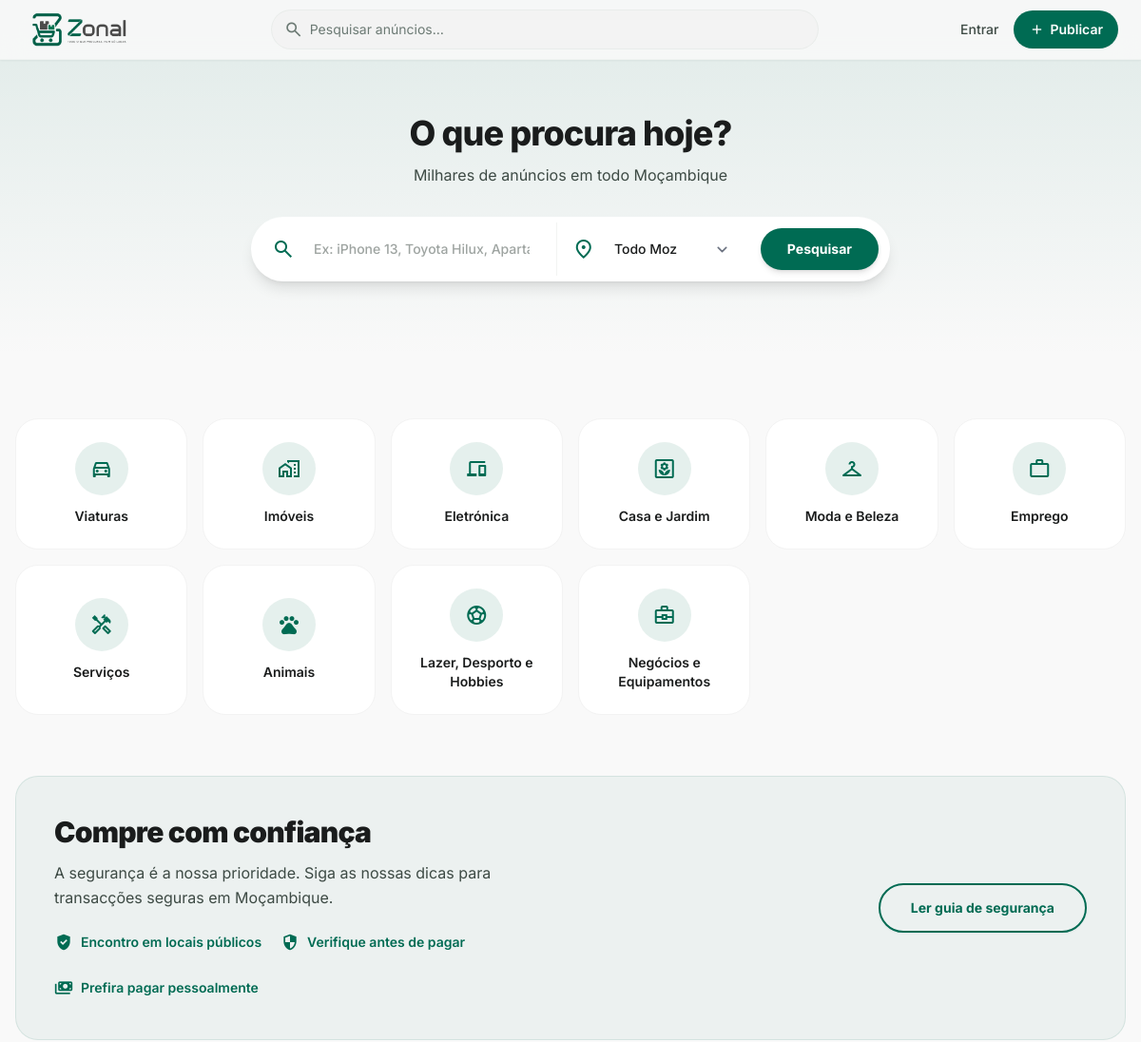
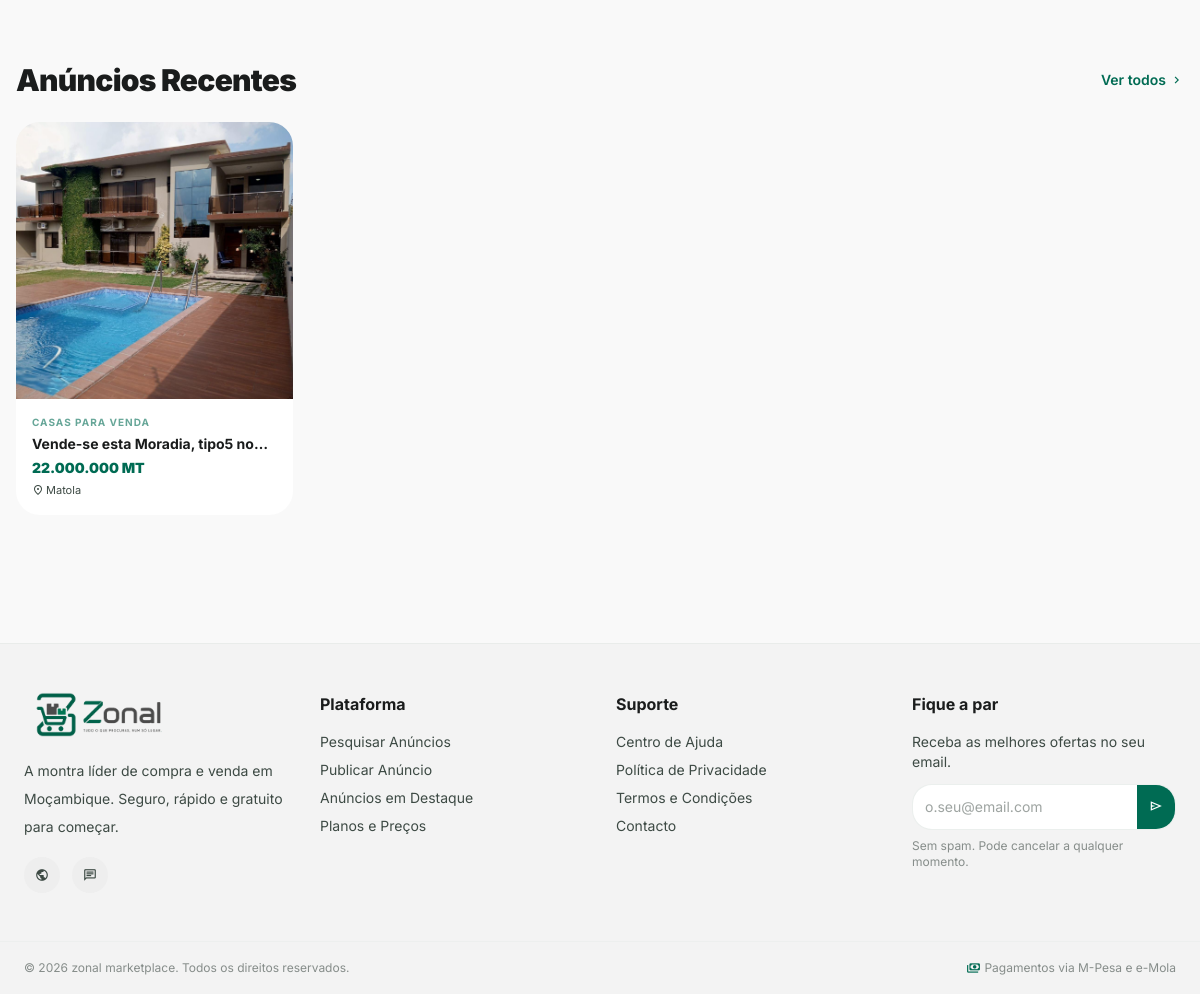
The page / on the database its author committed (2 pictures, top to bottom).
### apps/categorias/models.py (models this page shows, shortened)
class Categoria(models.Model):
    pai = models.ForeignKey(
        'self', on_delete=models.CASCADE,
        null=True, blank=True, related_name='subcategorias'
    )
    nome = models.CharField(max_length=100)
    slug = models.SlugField(max_length=100, unique=True)
    icone_url = models.CharField(max_length=255, blank=True)
    ordem = models.PositiveIntegerField(default=0)
    activa = models.BooleanField(default=True)
    nivel = models.PositiveIntegerField(default=0)
    class Meta:
        verbose_name = 'Categoria'
        verbose_name_plural = 'Categorias'
        ordering = ['ordem', 'nome']

### apps/anuncios/models.py (models this page shows, shortened)
class Anuncio(models.Model):
    ESTADO_CHOICES = [
        ('rascunho', 'Rascunho'),
        ('pendente_pagamento', 'Pendente de Pagamento'),
        ('activo', 'Activo'),
        ('pausado', 'Pausado'),
        ('vendido', 'Vendido'),
        ('expirado', 'Expirado'),
        ('eliminado', 'Eliminado'),
        ('rejeitado', 'Rejeitado'),
    ]
    utilizador = models.ForeignKey(User, on_delete=models.CASCADE, related_name='anuncios')
    categoria = models.ForeignKey(Categoria, on_delete=models.PROTECT, related_name='anuncios')
    subscricao = models.ForeignKey(
        SubscricaoUtilizador, on_delete=models.SET_NULL,
        null=True, blank=True, related_name='anuncios_publicados',
    )
    titulo = models.CharField(max_length=100)
    descricao = models.TextField(max_length=2000)
    preco = models.DecimalField(max_digits=12, decimal_places=2, null=True, blank=True)
    preco_negociavel = models.BooleanField(default=False)
    provincia = models.CharField(max_length=50)
    cidade = models.CharField(max_length=50)
    bairro = models.CharField(max_length=100, blank=True)
    estado = models.CharField(max_length=30, choices=ESTADO_CHOICES, default='pendente_pagamento')
    motivo_rejeicao = models.TextField(blank=True)
    visualizacoes = models.PositiveIntegerField(default=0)
    contactos_recebidos = models.PositiveIntegerField(default=0)
    auto_renovar = models.BooleanField(default=False)
    criado_em = models.DateTimeField(auto_now_add=True)
    actualizado_em = models.DateTimeField(auto_now=True)
    expira_em = models.DateTimeField(null=True, blank=True)
    publicado_em = models.DateTimeField(null=True, blank=True)
    class Meta:
        verbose_name = 'Anúncio'
        verbose_name_plural = 'Anúncios'
        ordering = ['-publicado_em']
    @property
    def destacado(self):
        return self.destaques.filter(activo=True, fim_em__gt=timezone.now()).exists()

### apps/anuncios/views.py (the view)
# urls.py: path('', views.home_view, name='home'),
def home_view(request):
    from apps.pagamentos.models import DestaqueAnuncio
    from apps.categorias.models import Categoria
    categorias = Categoria.objects.filter(activa=True, pai__isnull=True).order_by('ordem')
    destacados_ids = DestaqueAnuncio.objects.filter(
        activo=True,
        fim_em__gt=timezone.now(),  # FIX: excluir destaques expirados mas ainda marcados activo
    ).values_list('anuncio_id', flat=True)[:8]
    anuncios_destacados = [
        _anuncio_para_dict(a, request)
        for a in Anuncio.objects.filter(
            id__in=destacados_ids, estado='activo'
        ).select_related('categoria').prefetch_related('imagens')
    ]
    anuncios_recentes = [
        _anuncio_para_dict(a, request)
        for a in Anuncio.objects.filter(
            estado='activo'
        ).select_related('categoria').prefetch_related('imagens').order_by('-publicado_em')[:8]
    ]
    return render(request, 'anuncios/index.html', {
        'categorias': categorias,
        'anuncios_destacados': anuncios_destacados,
        'anuncios_recentes': anuncios_recentes,
    })

### apps/anuncios/views.py (called while the page is built)
def _anuncio_para_dict(anuncio, request):
    imgs = list(anuncio.imagens.all())
    img = next(
        (i for i in imgs if i.principal),
        imgs[0] if imgs else None
    )
    return {
        'id': anuncio.id,
        'titulo': anuncio.titulo,
        'preco': anuncio.preco,
        'estado': anuncio.estado,
        'get_estado_display': anuncio.get_estado_display(),
        'categoria_nome': anuncio.categoria.nome,
        'visualizacoes': anuncio.visualizacoes,
        'publicado_em': anuncio.publicado_em,
        'provincia': anuncio.provincia,
        'cidade': anuncio.cidade,
        'imagem_principal': request.build_absolute_uri(img.imagem.url) if img else None,
        'destacado': anuncio.destacado,
    }

### templates/anuncios/index.html (shortened to what this page needs)
{% extends "base.html" %}
{% load humanize static %}
{% block content %}
<main class="pt-19 pb-32">
    <section class="px-4 py-14 md:py-20 bg-gradient-to-b from-primary/10 to-transparent">
        <div class="max-w-2xl mx-auto text-center">
            <h1 class="font-headline text-3xl md:text-4xl font-extrabold tracking-tight mt-10 mb-3 text-on-surface">
                O que procura hoje?
            </h1>
            <p class="text-on-surface-variant mb-8 text-base">
                Milhares de anúncios em todo Moçambique
            </p>
            <form method="GET" action="{% url 'anuncio-pesquisa' %}"
                  class="bg-surface-container-lowest rounded-2xl md:rounded-full shadow-lg
                         flex flex-col md:flex-row items-stretch md:items-center gap-0 p-1.5
                         focus-within:ring-2 ring-primary/30 transition-all">
                <div class="flex items-center px-4 gap-2 flex-1
                            border-b md:border-b-0 md:border-r border-outline-variant/20 py-2.5">
                    <span class="material-symbols-outlined text-primary">search</span>
                    <input class="w-full bg-transparent border-none focus:ring-0 text-on-surface text-sm font-medium
                                  placeholder:text-on-surface-variant/50"
                           placeholder="Ex: iPhone 13, Toyota Hilux, Apartamento T3..."
                           type="text" name="search"/>
                </div>
                <div class="flex items-center px-4 gap-2 md:w-52 py-2.5">
                    <span class="material-symbols-outlined text-primary">location_on</span>
                    <select class="w-full bg-transparent border-none focus:ring-0 text-on-surface text-sm font-medium
                                   appearance-none cursor-pointer" name="provincia">
                        <option value="">Todo Moz</option>
                    </select>
                </div>
                <button class="mx-1.5 my-0.5 bg-primary text-on-primary px-7 py-3 rounded-full
                               font-bold text-sm hover:bg-primary/90 transition-all shadow-md
                               whitespace-nowrap">
                    Pesquisar
                </button>
            </form>
        </div>
    </section>
    <section class="px-4 my-16 max-w-7xl mx-auto">
        <div class="grid grid-cols-3 sm:grid-cols-4 md:grid-cols-6 gap-3 md:gap-4">
            {% for categoria in categorias %}
            <a href="{% url 'anuncio-pesquisa' %}?categoria={{ categoria.slug }}"
               data-pai-slug="{{ cat.slug }}"
               class="group bg-surface-container-lowest p-4 md:p-6 rounded-2xl flex flex-col items-center
                      justify-center text-center gap-3 hover:bg-primary/5 hover:shadow-md transition-all
                      border border-surface-container-low">
                <div class="w-12 h-12 md:w-14 md:h-14 bg-primary/10 rounded-full flex items-center
                            justify-center group-hover:scale-110 group-hover:bg-primary/20 transition-all">
                    <span class="material-symbols-outlined text-2xl text-primary">{{ categoria.icone_url|default:"category" }}</span>
                </div>
                <span class="font-semibold text-xs md:text-sm text-on-surface leading-tight">{{ categoria.nome }}</span>
            </a>
            {% endfor %}
        </div>
    </section>
    <section class="px-4 mb-16 max-w-7xl mx-auto">
        <div class="bg-primary/5 rounded-2xl p-8 md:p-10 flex flex-col md:flex-row
                    items-center justify-between gap-8 border border-primary/10">
            <div class="max-w-lg">
                <h2 class="text-2xl md:text-3xl font-black tracking-tight mb-3">Compre com confiança</h2>
                <p class="text-on-surface-variant leading-relaxed mb-5">
                    A segurança é a nossa prioridade. Siga as nossas dicas para transacções seguras em Moçambique.
                </p>
                <div class="flex flex-wrap gap-5">
                    <div class="flex items-center gap-2 text-sm font-semibold text-primary">
                        <span class="material-symbols-outlined text-xl icon-filled">verified_user</span>
                        Encontro em locais públicos
                    </div>
                    <div class="flex items-center gap-2 text-sm font-semibold text-primary">
                        <span class="material-symbols-outlined text-xl icon-filled">security</span>
                        Verifique antes de pagar
                    </div>
                    <div class="flex items-center gap-2 text-sm font-semibold text-primary">
                        <span class="material-symbols-outlined text-xl icon-filled">payments</span>
                        Prefira pagar pessoalmente
                    </div>
                </div>
            </div>
            <a href="{% url 'instrucoes' %}"
               class="flex-shrink-0 border-2 border-primary text-primary px-8 py-3.5 rounded-full font-bold
                      hover:bg-primary hover:text-on-primary transition-all shadow-sm text-sm">
                Ler guia de segurança
            </a>
        </div>
    </section>
    <section class="px-4 max-w-7xl mx-auto">
        <div class="flex justify-between items-center mb-6">
            <h2 class="text-2xl md:text-3xl font-black tracking-tight">Anúncios Recentes</h2>
            <a href="{% url 'anuncio-pesquisa' %}" class="text-primary font-semibold text-sm hover:underline flex items-center gap-1">
                Ver todos <span class="material-symbols-outlined text-sm">chevron_right</span>
            </a>
        </div>
        <div class="grid grid-cols-2 sm:grid-cols-3 lg:grid-cols-4 gap-4 md:gap-5">
            {% for anuncio in anuncios_recentes %}
            <a href="{% url 'anuncio-detalhe-view' anuncio.id %}"
               class="bg-surface-container-lowest rounded-2xl overflow-hidden group
                      hover:shadow-md hover:-translate-y-0.5 transition-all duration-300">
                <div class="aspect-square bg-surface-container-low overflow-hidden">
                    {% if anuncio.imagem_principal %}
                    <img alt="{{ anuncio.titulo }}"
                         class="w-full h-full object-cover group-hover:scale-105 transition-transform duration-500"
                         src="{{ anuncio.imagem_principal }}"/>
                    {% else %}
                    <div class="w-full h-full flex items-center justify-center">
                        <span class="material-symbols-outlined text-4xl text-outline">image</span>
                    </div>
                    {% endif %}
                </div>
                <div class="p-3 md:p-4">
                    <span class="text-[10px] font-bold text-primary/60 uppercase tracking-widest mb-1 block">{{ anuncio.categoria_nome }}</span>
                    <h4 class="font-bold text-sm mb-1 line-clamp-1 text-on-surface group-hover:text-primary transition-colors">{{ anuncio.titulo }}</h4>
                    <p class="text-primary font-black text-sm">{{ anuncio.preco|floatformat:0 }} MT</p>
                    <p class="text-[11px] text-on-surface-variant mt-1 flex items-center gap-0.5">
                        <span class="material-symbols-outlined text-[12px]">location_on</span>
                        {{ anuncio.cidade }}
                    </p>
                </div>
            </a>
            {% endfor %}
        </div>
    </section>
</main>
{% endblock %}

### templates/base.html (style rules this page uses)
.material-symbols-outlined { font-variation-settings: 'FILL' 0, 'wght' 400, 'GRAD' 0, 'opsz' 24; }
.icon-filled { font-variation-settings: 'FILL' 1, 'wght' 400, 'GRAD' 0, 'opsz' 24; }

### rows shown on the page
Categoria: nome "Viaturas"
Categoria: nome "Imóveis"
Categoria: nome "Eletrónica"
Categoria: nome "Casa e Jardim"
Categoria: nome "Moda e Beleza"
Categoria: nome "Emprego"
Categoria: nome "Serviços"
Categoria: nome "Animais"
Categoria: nome "Lazer, Desporto e Hobbies"
Categoria: nome "Negócios e Equipamentos"
Categoria: categoria_nome "CASAS PARA VENDA"
Anuncio: titulo "Vende-se esta Moradia, tipo5…", preco "22.000.000", cidade "Matola"

### other values the page prints
{{ current_year }} "2026"
